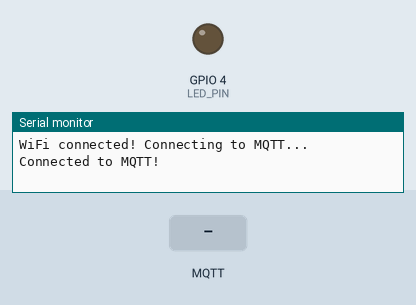
Recording of a sketch running on a simulated ESP32. On the bench: output pins drawn as LEDs (lit = HIGH), the last lines printed to the serial monitor. The test bench sets the inputs (shaded band). WiFi joins after 1.5 s; servers stay silent unless stated; no MQTT or app messages arrive unless stated.

Above: at 2.4 s.
2.5 s: MQTT message "ON" arrives on the first subscribed topic
At 3.4 s:
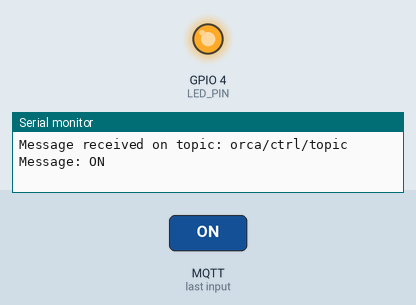
4.0 s: MQTT message "OFF" arrives on the first subscribed topic
At 4.5 s:
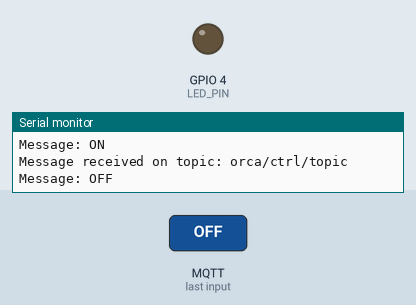
5.5 s: MQTT message "on" arrives on the first subscribed topic
At 6.7 s:
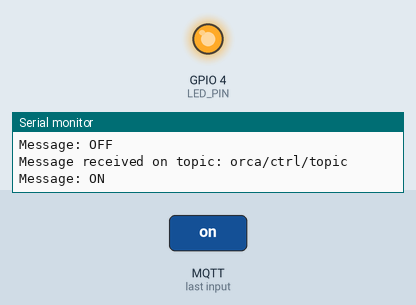
7.0 s: MQTT message "off" arrives on the first subscribed topic
At 8.0 s:
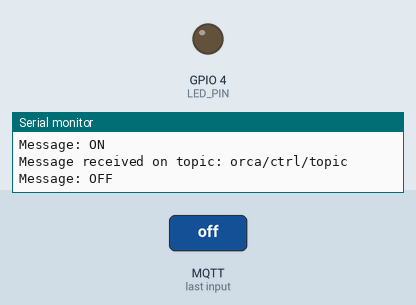
Timing chart, 0 to 9.5 s (numbered marks = the images above; inputs shaded):
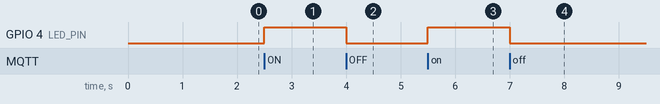

The sketch:

mqtt-websocket.ino
```cpp
#include <WiFi.h>
#include <AsyncMqttClient.h>

#define LED_PIN 4
#include "secrets.h"  // credentials (gitignored; see secrets.example.h)

// MQTT broker information
#define MQTT_HOST "broker.hivemq.com"
#define MQTT_PORT 1883
#define PUB_TOPIC "orca/log/topic"
#define SUB_TOPIC "orca/ctrl/topic"

AsyncMqttClient mqttClient;

void WiFiEvent(WiFiEvent_t event) {
  switch(event) {
    case ARDUINO_EVENT_WIFI_STA_GOT_IP:
      Serial.print("WiFi connected! Connecting to MQTT... ");
      mqttClient.connect();  // Connect to MQTT server
      break;
    case ARDUINO_EVENT_WIFI_STA_DISCONNECTED:
      Serial.println("WiFi lost, reconnecting...");
      WiFi.begin(WIFI_SSID, WIFI_PASSWORD);  // Reconnect to Wi-Fi
      break;
  }
}

void onMqttConnect(bool sessionPresent) {
  Serial.println("Connected to MQTT!");
  mqttClient.subscribe(SUB_TOPIC, 1);  // Subscribe to MQTT topic
}

void onMqttMessage(char* topic, char* payload, AsyncMqttClientMessageProperties properties, size_t len, size_t index, size_t total) {
  Serial.println("Message received on topic: " + String(topic));

  // Received Message
  String message = "";
  for (size_t i = 0; i < len; i++) {
    message += (char)payload[i];
  }
  message.trim();
  message.toUpperCase();
  Serial.println("Message: "+ message);

  checkMessage(message);
}

void checkMessage(String msg) {
  if (msg == "ON") digitalWrite(LED_PIN, HIGH);
  else if (msg == "OFF") digitalWrite(LED_PIN, LOW);
  else return;

  String payload = "LED is "+ msg;
  mqttClient.publish(PUB_TOPIC, 1, false, payload.c_str());
}

void setup() {
  Serial.begin(115200);
  pinMode(LED_PIN, OUTPUT);
  WiFi.onEvent(WiFiEvent);
  WiFi.begin(WIFI_SSID, WIFI_PASSWORD);

  // Setup MQTT Client
  mqttClient.onConnect(onMqttConnect);
  mqttClient.onMessage(onMqttMessage);
  mqttClient.setServer(MQTT_HOST, MQTT_PORT);
}

void loop() {
  // Kosong?
}
```

secrets.example.h
```cpp
// Copy this file to secrets.h and fill in your own values.
#pragma once

#define WIFI_SSID "REDACTED"
#define WIFI_PASSWORD "REDACTED"
```

Measured:
- after the input at 2.5 s, GPIO 4 (LED_PIN): LOW → HIGH at once
- after the input at 4.0 s, GPIO 4 (LED_PIN): HIGH → LOW at once
- after the input at 5.5 s, GPIO 4 (LED_PIN): LOW → HIGH at once
- after the input at 7.0 s, GPIO 4 (LED_PIN): HIGH → LOW at once
